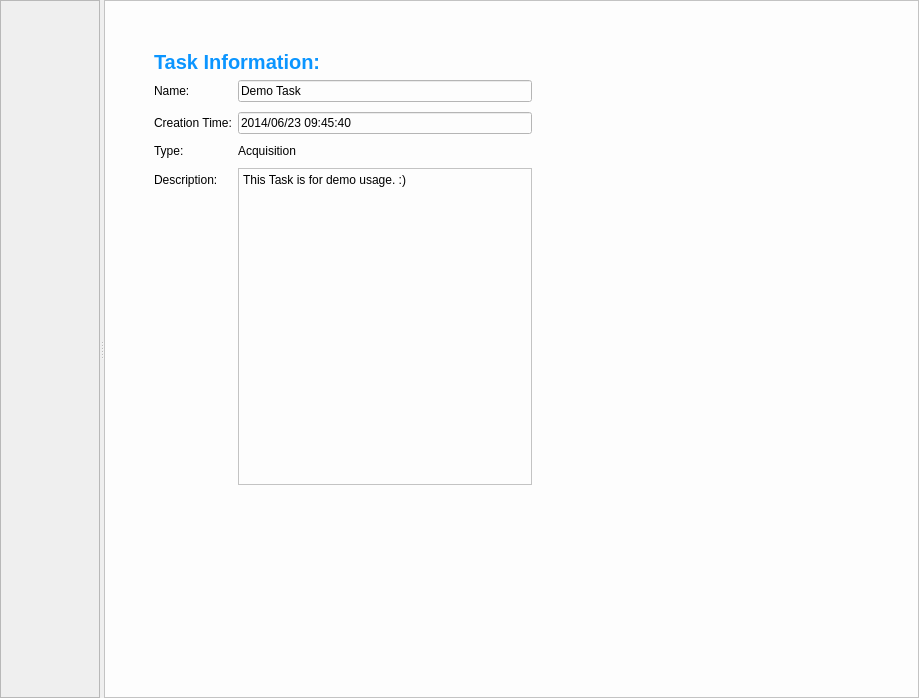
<?xml version="1.0" encoding="UTF-8"?>
<ui version="4.0">
 <class>WidgetTaskManage</class>
 <widget class="QWidget" name="WidgetTaskManage">
  <property name="geometry">
   <rect>
    <x>0</x>
    <y>0</y>
    <width>919</width>
    <height>698</height>
   </rect>
  </property>
  <property name="font">
   <font>
    <family>Arial</family>
   </font>
  </property>
  <property name="windowTitle">
   <string>Form</string>
  </property>
  <layout class="QHBoxLayout" name="horizontalLayout_2">
   <property name="spacing">
    <number>0</number>
   </property>
   <property name="leftMargin">
    <number>0</number>
   </property>
   <property name="topMargin">
    <number>0</number>
   </property>
   <property name="rightMargin">
    <number>0</number>
   </property>
   <property name="bottomMargin">
    <number>0</number>
   </property>
   <item>
    <widget class="QSplitter" name="splitter">
     <property name="font">
      <font>
       <family>Arial</family>
      </font>
     </property>
     <property name="orientation">
      <enum>Qt::Horizontal</enum>
     </property>
     <property name="childrenCollapsible">
      <bool>false</bool>
     </property>
     <widget class="WorkspaceManage" name="workspacetreeframe">
      <property name="sizePolicy">
       <sizepolicy hsizetype="Expanding" vsizetype="Expanding">
        <horstretch>0</horstretch>
        <verstretch>0</verstretch>
       </sizepolicy>
      </property>
      <property name="maximumSize">
       <size>
        <width>16777215</width>
        <height>16777215</height>
       </size>
      </property>
      <property name="frameShape">
       <enum>QFrame::StyledPanel</enum>
      </property>
      <property name="frameShadow">
       <enum>QFrame::Plain</enum>
      </property>
     </widget>
     <widget class="QFrame" name="frame_3">
      <property name="sizePolicy">
       <sizepolicy hsizetype="Expanding" vsizetype="Preferred">
        <horstretch>1</horstretch>
        <verstretch>0</verstretch>
       </sizepolicy>
      </property>
      <property name="font">
       <font>
        <family>Arial</family>
        <pointsize>10</pointsize>
        <weight>50</weight>
        <bold>false</bold>
       </font>
      </property>
      <property name="styleSheet">
       <string notr="true">background-color: rgb(253, 253, 253);</string>
      </property>
      <property name="frameShape">
       <enum>QFrame::StyledPanel</enum>
      </property>
      <property name="frameShadow">
       <enum>QFrame::Plain</enum>
      </property>
      <layout class="QGridLayout" name="gridLayout" rowstretch="1,0,2,1">
       <item row="2" column="1">
        <layout class="QFormLayout" name="formLayout">
         <property name="fieldGrowthPolicy">
          <enum>QFormLayout::AllNonFixedFieldsGrow</enum>
         </property>
         <property name="verticalSpacing">
          <number>10</number>
         </property>
         <item row="0" column="0">
          <widget class="QLabel" name="tasknamelabel">
           <property name="font">
            <font>
             <weight>50</weight>
             <bold>false</bold>
            </font>
           </property>
           <property name="text">
            <string>Name:</string>
           </property>
          </widget>
         </item>
         <item row="0" column="1">
          <widget class="QLineEdit" name="tasknameEdit">
           <property name="text">
            <string>Demo Task</string>
           </property>
          </widget>
         </item>
         <item row="3" column="0">
          <widget class="QLabel" name="taskdescriptionlabel">
           <property name="font">
            <font>
             <weight>50</weight>
             <bold>false</bold>
            </font>
           </property>
           <property name="text">
            <string>Description:</string>
           </property>
          </widget>
         </item>
         <item row="3" column="1">
          <widget class="QTextEdit" name="taskdescripEdit">
           <property name="html">
            <string>&lt;!DOCTYPE HTML PUBLIC &quot;-//W3C//DTD HTML 4.0//EN&quot; &quot;http://www.w3.org/TR/REC-html40/strict.dtd&quot;&gt;
&lt;html&gt;&lt;head&gt;&lt;meta name=&quot;qrichtext&quot; content=&quot;1&quot; /&gt;&lt;style type=&quot;text/css&quot;&gt;
p, li { white-space: pre-wrap; }
&lt;/style&gt;&lt;/head&gt;&lt;body style=&quot; font-family:'SimSun'; font-size:9pt; font-weight:400; font-style:normal;&quot;&gt;
&lt;p style=&quot; margin-top:0px; margin-bottom:0px; margin-left:0px; margin-right:0px; -qt-block-indent:0; text-indent:0px;&quot;&gt;&lt;span style=&quot; font-family:'Arial';&quot;&gt;This Task is for demo usage. :)&lt;/span&gt;&lt;/p&gt;&lt;/body&gt;&lt;/html&gt;</string>
           </property>
          </widget>
         </item>
         <item row="1" column="0">
          <widget class="QLabel" name="label">
           <property name="text">
            <string>Creation Time:</string>
           </property>
          </widget>
         </item>
         <item row="1" column="1">
          <widget class="QLineEdit" name="lineEdit">
           <property name="text">
            <string>2014/06/23 09:45:40</string>
           </property>
          </widget>
         </item>
         <item row="2" column="0">
          <widget class="QLabel" name="label_2">
           <property name="text">
            <string>Type:</string>
           </property>
          </widget>
         </item>
         <item row="2" column="1">
          <widget class="QLabel" name="label_3">
           <property name="text">
            <string>Acquisition</string>
           </property>
          </widget>
         </item>
        </layout>
       </item>
       <item row="2" column="2">
        <spacer name="horizontalSpacer_2">
         <property name="orientation">
          <enum>Qt::Horizontal</enum>
         </property>
         <property name="sizeHint" stdset="0">
          <size>
           <width>40</width>
           <height>20</height>
          </size>
         </property>
        </spacer>
       </item>
       <item row="0" column="1">
        <spacer name="verticalSpacer">
         <property name="orientation">
          <enum>Qt::Vertical</enum>
         </property>
         <property name="sizeType">
          <enum>QSizePolicy::Fixed</enum>
         </property>
         <property name="sizeHint" stdset="0">
          <size>
           <width>20</width>
           <height>40</height>
          </size>
         </property>
        </spacer>
       </item>
       <item row="3" column="1">
        <spacer name="verticalSpacer_2">
         <property name="orientation">
          <enum>Qt::Vertical</enum>
         </property>
         <property name="sizeHint" stdset="0">
          <size>
           <width>20</width>
           <height>40</height>
          </size>
         </property>
        </spacer>
       </item>
       <item row="2" column="0">
        <spacer name="horizontalSpacer">
         <property name="orientation">
          <enum>Qt::Horizontal</enum>
         </property>
         <property name="sizeType">
          <enum>QSizePolicy::Fixed</enum>
         </property>
         <property name="sizeHint" stdset="0">
          <size>
           <width>40</width>
           <height>20</height>
          </size>
         </property>
        </spacer>
       </item>
       <item row="1" column="1">
        <widget class="QLabel" name="label_4">
         <property name="sizePolicy">
          <sizepolicy hsizetype="Expanding" vsizetype="Fixed">
           <horstretch>0</horstretch>
           <verstretch>0</verstretch>
          </sizepolicy>
         </property>
         <property name="font">
          <font>
           <pointsize>15</pointsize>
           <weight>75</weight>
           <bold>true</bold>
          </font>
         </property>
         <property name="styleSheet">
          <string notr="true">color: rgb(11, 149, 255);</string>
         </property>
         <property name="text">
          <string>Task Information:</string>
         </property>
        </widget>
       </item>
      </layout>
     </widget>
    </widget>
   </item>
  </layout>
 </widget>
 <customwidgets>
  <customwidget>
   <class>WorkspaceManage</class>
   <extends>QFrame</extends>
   <header>workspacemanage.h</header>
   <container>1</container>
  </customwidget>
 </customwidgets>
 <resources/>
 <connections/>
</ui>
